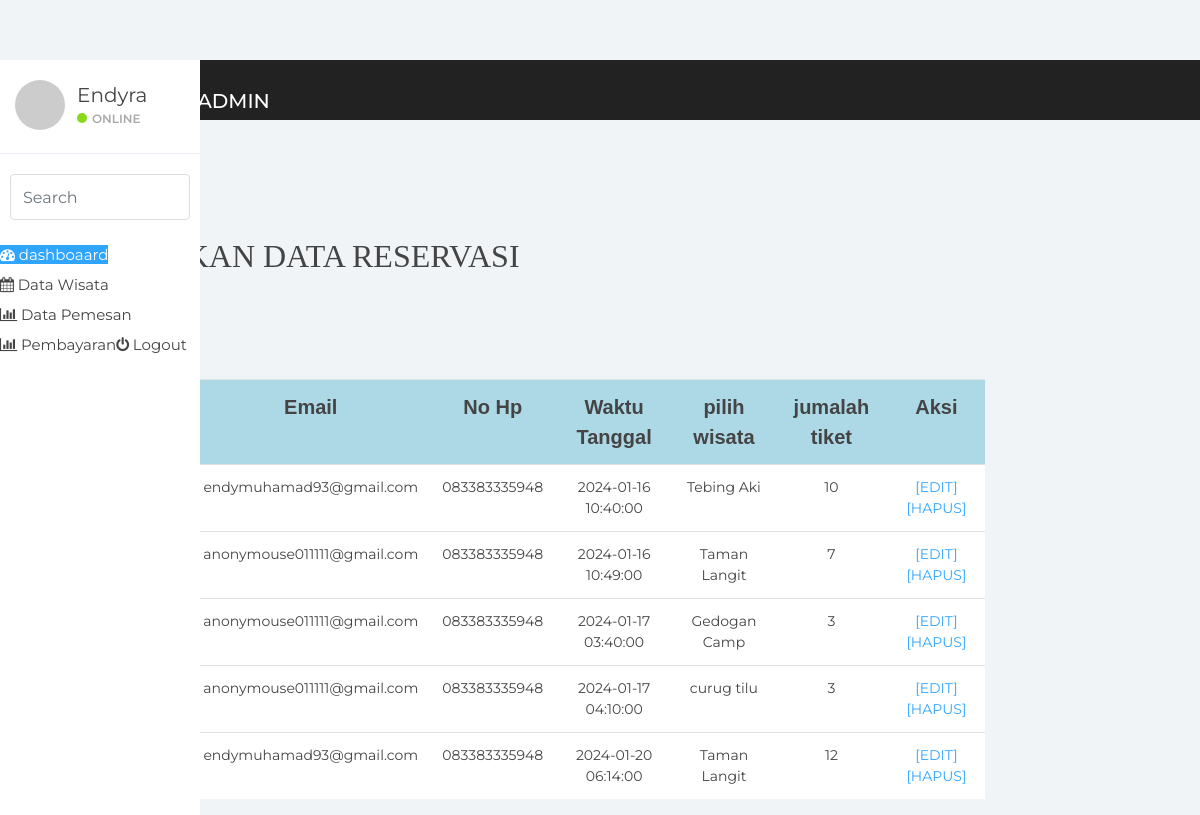
/reservasi.php, run on the app's committed database.
### tables this page shows
CREATE TABLE `reservasi` (
  `id` int(20) NOT NULL,
  `nama` varchar(30) NOT NULL,
  `email` varchar(30) NOT NULL,
  `no_hp` varchar(15) NOT NULL,
  `waktu_tgl` timestamp NOT NULL DEFAULT current_timestamp() ON UPDATE current_timestamp(),
  `pilih_wisata` varchar(20) NOT NULL,
  `jml_tiket` int(200) NOT NULL
);

### reservasi.php (the view, shortened to what this page needs)
<!DOCTYPE html>
<html>
<head>
	<link href="css/bootstrap.min.css" rel="stylesheet">
	<link href="css/font-awesome.min.css" rel="stylesheet">
	<link href="css/datepicker3.css" rel="stylesheet">
	<link href="css/styles.css" rel="stylesheet">
</head>
<body>
	<nav class="navbar navbar-custom navbar-fixed-top" role="navigation">
		<div class="container-fluid">
			<div class="navbar-header">
				<button type="button" class="navbar-toggle collapsed" data-toggle="collapse" data-target="#sidebar-collapse"><span class="sr-only">Toggle navigation</span>
					<span class="icon-bar"></span></button>
				<a class="navbar-brand" href="#"><span>Pariwisata </span>Admin</a>
	</nav>
	<div id="sidebar-collapse" class="col-sm-3 col-lg-2 sidebar">
		<div class="profile-sidebar">
			<div class="profile-userpic">
				<img src="http://placehold.it/50/30a5ff/fff" class="img-responsive" alt="">
			</div>
			<div class="profile-usertitle">
				<div class="profile-usertitle-name">Endyra</div>
				<div class="profile-usertitle-status"><span class="indicator label-success"></span>Online</div>
			</div>
		</div>
		<form role="search">
			<div class="form-group">
				<input type="text" class="form-control" placeholder="Search">
			</div>
		</form>
		<ul class="nav menu">
			<li class="active"><a href="Reservasi.php"><em class="fa fa-dashboard">&nbsp;</em>dashboaard</a></li>
			<li><a href="data_wisata.php"><em class="fa fa-calendar">&nbsp;</em>Data Wisata</a></li>
			<li><a href="data_pemesanan.php"><em class="fa fa-bar-chart">&nbsp;</em>Data Pemesan</a></li>
			<li><a href=""><em class="fa fa-bar-chart">&nbsp;</em>Pembayaran</a></li>
			<li><a href="../index.php"><em class="fa fa-power-off">&nbsp;</em>Logout</a></li>
		</ul>
	</div>
	<div class="col-sm-9 col-sm-offset-3 col-lg-10 col-lg-offset-2 main">
		<div class="row">
			<ol class="breadcrumb">
				<li><a href="#">
				</a></li>
				<li class="active">Reservasi</li>
			</ol>
		</div>
		<div class="row">
			<div class="col-lg-12">
				<h1 class="page-header">Reservasi</h1>
			</div>
		</div>
	<h2 style="font-family: tahoma;font-size: 15;">MENAMPILKAN DATA RESERVASI</h2>
	<br/>
	<br/>
	<br/>
	<table width="100%" height="100" class="table">
		<center>
		<tr align="center" style="background: lightblue; font-size: 20px; font-family: sans-serif;">
			<th>No</th>
			<th>Nama</th>
			<th>Email</th>
			<th>No Hp</th>
			<th>Waktu Tanggal</th>
			<th>pilih wisata</th>
			<th>jumalah tiket</th>
			<th>Aksi</th>
		</tr>
	</center>
		<?php
			include 'koneksi.php';
			$no = 1;
			$query = mysqli_query( $koneksi,'select * from reservasi');
			while($tampil = mysqli_fetch_array($query)) {
			?>
			<tr align="center">
				<td><?php echo $no++ ?></td>
				<td><?php echo $tampil['nama'] ?></td>
				<td><?php echo $tampil['email'] ?></td>
				<td><?php echo $tampil['no_hp'] ?></td>
				<td><?php echo $tampil['waktu_tgl'] ?></td>
				<td><?php echo $tampil['pilih_wisata'] ?></td>
				<td><?php echo $tampil['jml_tiket'] ?></td>
				<td>
					<a href="edit.php?id=<?php echo $tampil['id']; ?>">[EDIT]</a>
					<a href="hapus.php?id=<?php echo $tampil['id']; ?>" onclick="return confirm('Yakin dih,,, bade dihapus?')">[HAPUS]</a>
				</td>
			</tr>
			<?php
		}
		?>
	</table>
</body>
</html>

### css/styles.css (style rules this page uses)
body { background: #f1f4f7; padding-top: 60px; font-size: 14px; color: #444444; font-family: "Montserrat", "Helvetica Neue", Helvetica, Arial, sans-serif; }
a, a:hover, a:focus { color: #30a5ff; }
h1, h2, h3, h4, h5, h6 { color: #444444; }
h1 { font-weight: 300; font-size: 40px; }
h2 { font-weight: 300; margin-bottom: 20px; }
input.form-control { border: 1px solid #ddd; box-shadow: none; height: 46px; }
.navbar-custom { background: #222; height: 60px; }
.navbar-header .navbar-brand { color: #fff; font-size: 20px; text-transform: uppercase; font-weight: 500; height: 60px; padding-top: 18px; }
.navbar-header .navbar-brand span { color: #30a5ff; }
.navbar-toggle { background: rgba(255, 255, 255, 0.1); padding: 12px; margin-top: 10px; }
.label-success { background-color: #8ad919; }
.navbar { border: 0; }
.sidebar { display: block; padding: 0; display: none; box-shadow: none; background: #fff; }
.sidebar ul { margin: 20px 0px; }
.sidebar form { padding: 10px 0 0 0; margin: 10px 10px 20px 10px; }
@media (min-width: 768px) { .sidebar { display: block; position: fixed; top: 60px; bottom: 0; left: 0; z-index: 1000; display: block; margin: 0; padding: 0; overflow-x: hidden; overflow-y: auto; } }
@media (min-width: 768px) { .navbar-header { width: 100%; } }
.sidebar ul.nav .active a, .sidebar ul.nav li.parent a.active, .sidebar ul.nav .active > a:hover, .sidebar ul.nav li.parent a.active:hover, .sidebar ul.nav .active > a:focus, .sidebar ul.nav li.parent a.active:focus { color: #fff; background-color: #30a5ff; }
.sidebar ul.nav li a { height: 50px; font-size: 15px; line-height: 2em; color: #444444; }
.profile-sidebar { padding: 10px 0; border-bottom: 1px solid #e9ecf2; }
.indicator { width: 10px; height: 10px; display: inline-block; border-radius: 9999px; margin-right: 5px; }
.profile-userpic img { float: left; margin: 10px 0px 0px 15px; width: 50px; height: 50px; border-radius: 9999px !important; }
.profile-usertitle { float: left; text-align: left; margin: 10px 0 0 12px; }
.profile-usertitle-name { font-size: 20px; margin-bottom: 0px; }
.profile-usertitle-status { text-transform: uppercase; color: #AAA; font-size: 12px; font-weight: 600; margin-bottom: 15px; }
.breadcrumb { border-radius: 0; padding: 10px 15px 10px 15px; background: #e9ecf2; margin: 0; }
h1.page-header { margin-top: 20px; border-bottom: 0; }
.table { background: #fff; }

### data on the page
reservasi: email "endymuhamad93@gmail.com", no_hp "083383335948", waktu_tgl "2024-01-16 10:40:00", pilih_wisata "Tebing Aki", jml_tiket "10"
reservasi: email "anonymouse011111@gmail.com", no_hp "083383335948", waktu_tgl "2024-01-16 10:49:00", pilih_wisata "Taman Langit", jml_tiket "7"
reservasi: email "anonymouse011111@gmail.com", no_hp "083383335948", waktu_tgl "2024-01-17 03:40:00", pilih_wisata "Gedogan Camp", jml_tiket "3"
reservasi: email "anonymouse011111@gmail.com", no_hp "083383335948", waktu_tgl "2024-01-17 04:10:00", pilih_wisata "curug tilu", jml_tiket "3"
reservasi: email "endymuhamad93@gmail.com", no_hp "083383335948", waktu_tgl "2024-01-20 06:14:00", pilih_wisata "Taman Langit", jml_tiket "12"
